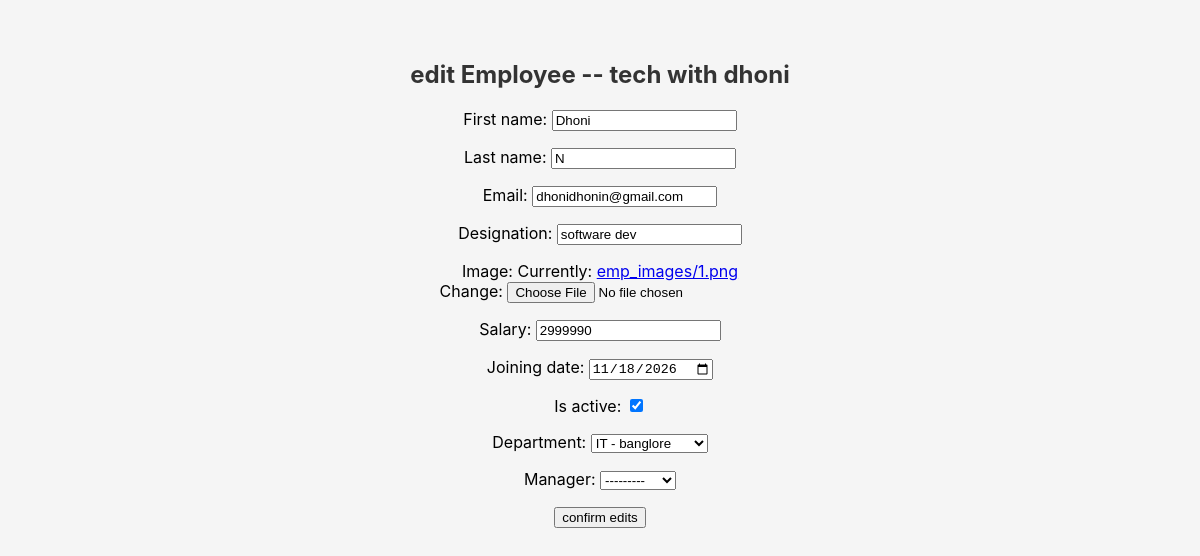
/employee/7/edit/, run on the app's committed database.
### employees/models.py (models this page shows, shortened)
class Employee(models.Model):
    first_name = models.CharField(max_length=100)
    last_name = models.CharField(max_length=100)
    email = models.EmailField(unique=True)
    designation = models.CharField(max_length=100)
    image = models.ImageField(upload_to='emp_images',default='3.png')
    salary=models.IntegerField()
    joining_date = models.DateField()
    is_active = models.BooleanField(default=True)
    department = models.ForeignKey(Department, on_delete=models.SET_NULL, related_name='employees',blank=True, null=True)
    manager = models.ForeignKey('self', on_delete=models.SET_NULL,blank=True, null=True,)
    def __str__(self):
        return f"{self.first_name} {self.last_name}"

### employees/views.py (the view)
# urls.py: path('<int:id>/edit/', views.edit_employee, name='edit_employee'),
def edit_employee(request, id):
    employee = get_object_or_404(Employee, id=id)
    if request.method == 'POST':
        form = EmployeeForm(request.POST, request.FILES, instance=employee)
        if form.is_valid():
            form.save()
    else:
        form = EmployeeForm(instance=employee)
    context = {
        'form': form,
        'employee': employee,
    }
    return render(request, 'edit_employee.html', context)

### employees/forms.py
class EmployeeForm(forms.ModelForm):
    class Meta:
        model = Employee
        fields = "__all__"
        widgets = {
            'joining_date': forms.DateInput(attrs={'type': 'date'}),
        }

### employees/models.py (called while the page is built)
    def __str__(self):
        return f"{self.name} - {self.location}"

### templates/edit_employee.html (shortened to what this page needs)
{% load static %}
<!DOCTYPE html>
<html lang="en">
<head>
    <link rel="stylesheet" href="{% static 'css/style.css' %}">
    <link rel="stylesheet" href="https://cdnjs.cloudflare.com/ajax/libs/font-awesome/4.7.0/css/font-awesome.min.css">
</head>
<body>
    <h2>edit Employee -- tech with dhoni</h2>
     <form action="{% url 'edit_employee' employee.id %}" method="POST" enctype="multipart/form-data">
        {{ form.as_p }}
        <button type="submit">confirm edits</button>
    </form>
</body>
</html>

### employees_main/static/css/style.css (style rules this page uses)
body { font-family: "Inter", sans-serif; background: #f5f5f5; margin: 0; padding: 40px; text-align: center; }
h2 { margin-bottom: 20px; color: #333; }

### data on the page
Employee: first_name "Dhoni", last_name "N", email "dhonidhonin@gmail.com", designation "software dev", salary "2999990", joining_date "11/18/2026", is_active "☑", department "IT - banglore", manager "---------"
